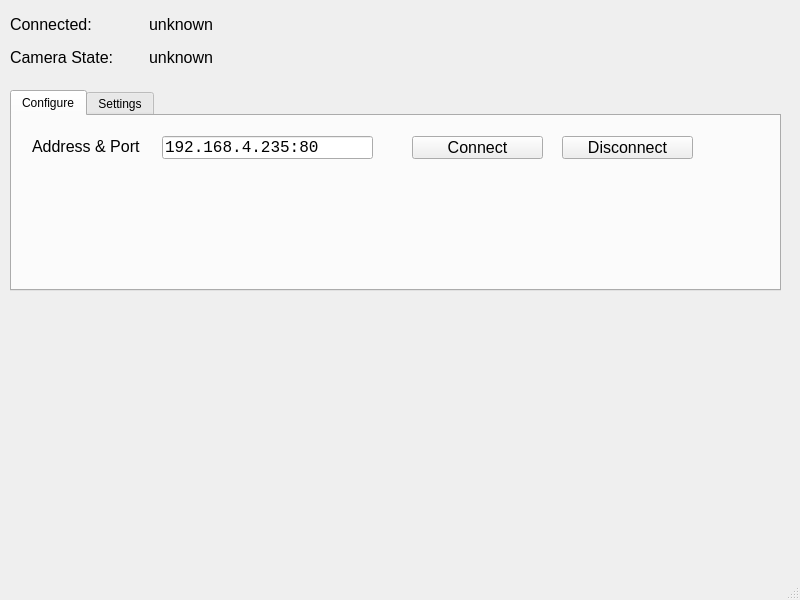
<?xml version="1.0" encoding="UTF-8"?>
<ui version="4.0">
 <class>MainWindow</class>
 <widget class="QMainWindow" name="MainWindow">
  <property name="geometry">
   <rect>
    <x>0</x>
    <y>0</y>
    <width>800</width>
    <height>600</height>
   </rect>
  </property>
  <property name="windowTitle">
   <string>MainWindow</string>
  </property>
  <widget class="QWidget" name="centralwidget">
   <widget class="QTabWidget" name="tabWidget">
    <property name="geometry">
     <rect>
      <x>10</x>
      <y>90</y>
      <width>771</width>
      <height>201</height>
     </rect>
    </property>
    <property name="currentIndex">
     <number>0</number>
    </property>
    <widget class="QWidget" name="tab">
     <attribute name="title">
      <string>Configure</string>
     </attribute>
     <widget class="QLabel" name="LabelAddress">
      <property name="geometry">
       <rect>
        <x>20</x>
        <y>20</y>
        <width>131</width>
        <height>21</height>
       </rect>
      </property>
      <property name="font">
       <font>
        <pointsize>12</pointsize>
       </font>
      </property>
      <property name="text">
       <string>Address &amp; Port</string>
      </property>
     </widget>
     <widget class="QLineEdit" name="Address">
      <property name="geometry">
       <rect>
        <x>150</x>
        <y>20</y>
        <width>211</width>
        <height>23</height>
       </rect>
      </property>
      <property name="font">
       <font>
        <family>Monospace</family>
        <pointsize>12</pointsize>
       </font>
      </property>
      <property name="text">
       <string>192.168.4.235:80</string>
      </property>
     </widget>
     <widget class="QPushButton" name="Connect">
      <property name="geometry">
       <rect>
        <x>400</x>
        <y>20</y>
        <width>131</width>
        <height>23</height>
       </rect>
      </property>
      <property name="font">
       <font>
        <pointsize>12</pointsize>
       </font>
      </property>
      <property name="text">
       <string>Connect</string>
      </property>
     </widget>
     <widget class="QPushButton" name="Disconnect">
      <property name="geometry">
       <rect>
        <x>550</x>
        <y>20</y>
        <width>131</width>
        <height>23</height>
       </rect>
      </property>
      <property name="font">
       <font>
        <pointsize>12</pointsize>
       </font>
      </property>
      <property name="text">
       <string>Disconnect</string>
      </property>
     </widget>
    </widget>
    <widget class="QWidget" name="tab_2">
     <attribute name="title">
      <string>Settings</string>
     </attribute>
    </widget>
   </widget>
   <widget class="QWidget" name="gridLayoutWidget">
    <property name="geometry">
     <rect>
      <x>10</x>
      <y>10</y>
      <width>271</width>
      <height>61</height>
     </rect>
    </property>
    <layout class="QGridLayout" name="gridLayout">
     <item row="0" column="1">
      <widget class="QLabel" name="Connected">
       <property name="font">
        <font>
         <pointsize>12</pointsize>
        </font>
       </property>
       <property name="text">
        <string>unknown</string>
       </property>
      </widget>
     </item>
     <item row="1" column="0">
      <widget class="QLabel" name="LabelState">
       <property name="font">
        <font>
         <pointsize>12</pointsize>
        </font>
       </property>
       <property name="text">
        <string>Camera State:</string>
       </property>
      </widget>
     </item>
     <item row="1" column="1">
      <widget class="QLabel" name="State">
       <property name="font">
        <font>
         <pointsize>12</pointsize>
        </font>
       </property>
       <property name="text">
        <string>unknown</string>
       </property>
      </widget>
     </item>
     <item row="0" column="0">
      <widget class="QLabel" name="LabelConnected">
       <property name="font">
        <font>
         <pointsize>12</pointsize>
        </font>
       </property>
       <property name="text">
        <string>Connected:</string>
       </property>
      </widget>
     </item>
    </layout>
   </widget>
  </widget>
  <widget class="QMenuBar" name="menubar">
   <property name="geometry">
    <rect>
     <x>0</x>
     <y>0</y>
     <width>800</width>
     <height>20</height>
    </rect>
   </property>
  </widget>
  <widget class="QStatusBar" name="statusbar"/>
 </widget>
 <resources/>
 <connections/>
</ui>
